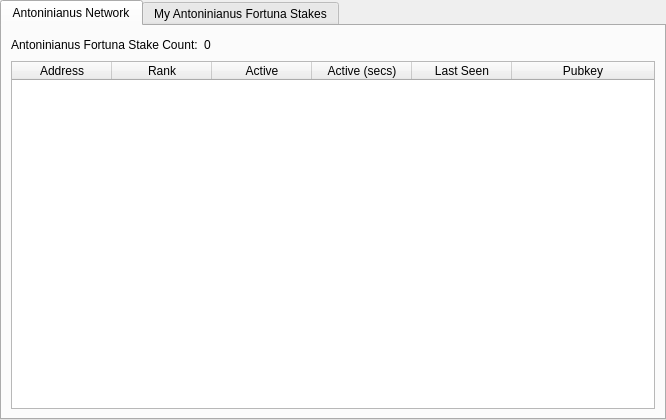
<?xml version="1.0" encoding="UTF-8"?>
<ui version="4.0">
 <class>FortunastakeManager</class>
 <widget class="QWidget" name="FortunastakeManager">
  <property name="geometry">
   <rect>
    <x>0</x>
    <y>0</y>
    <width>666</width>
    <height>420</height>
   </rect>
  </property>
  <property name="windowTitle">
   <string>Form</string>
  </property>
  <layout class="QVBoxLayout" name="topLayout">
   <property name="leftMargin">
    <number>0</number>
   </property>
   <property name="topMargin">
    <number>0</number>
   </property>
   <property name="rightMargin">
    <number>0</number>
   </property>
   <property name="bottomMargin">
    <number>0</number>
   </property>
   <item>
    <layout class="QVBoxLayout" name="verticalLayout">
     <property name="bottomMargin">
      <number>0</number>
     </property>
     <item>
      <widget class="QTabWidget" name="tabWidget">
       <property name="currentIndex">
        <number>0</number>
       </property>
       <property name="movable">
        <bool>true</bool>
       </property>
       <widget class="QWidget" name="tab">
        <attribute name="title">
         <string>Antoninianus Network</string>
        </attribute>
        <layout class="QGridLayout" name="gridLayout">
         <item row="1" column="0">
          <widget class="QTableWidget" name="tableWidget">
           <property name="editTriggers">
            <set>QAbstractItemView::NoEditTriggers</set>
           </property>
           <property name="alternatingRowColors">
            <bool>true</bool>
           </property>
           <property name="selectionBehavior">
            <enum>QAbstractItemView::SelectRows</enum>
           </property>
           <attribute name="horizontalHeaderStretchLastSection">
            <bool>true</bool>
           </attribute>
           <column>
            <property name="text">
             <string>Address</string>
            </property>
           </column>
           <column>
            <property name="text">
             <string>Rank</string>
            </property>
           </column>
           <column>
            <property name="text">
             <string>Active</string>
            </property>
           </column>
           <column>
            <property name="text">
             <string>Active (secs)</string>
            </property>
           </column>
           <column>
            <property name="text">
             <string>Last Seen</string>
            </property>
           </column>
           <column>
            <property name="text">
             <string>Pubkey</string>
            </property>
           </column>
          </widget>
         </item>
         <item row="0" column="0">
          <layout class="QHBoxLayout" name="horizontalLayout_3">
           <property name="bottomMargin">
            <number>0</number>
           </property>
           <item>
            <widget class="QLabel" name="label_2">
             <property name="text">
              <string>Antoninianus Fortuna Stake Count:</string>
             </property>
            </widget>
           </item>
           <item>
            <widget class="QLabel" name="countLabel">
             <property name="text">
              <string>0</string>
             </property>
            </widget>
           </item>
           <item>
            <spacer name="horizontalSpacer_3">
             <property name="orientation">
              <enum>Qt::Horizontal</enum>
             </property>
             <property name="sizeHint" stdset="0">
              <size>
               <width>40</width>
               <height>20</height>
              </size>
             </property>
            </spacer>
           </item>
          </layout>
         </item>
        </layout>
       </widget>
       <widget class="QWidget" name="tab_2">
        <attribute name="title">
         <string>My Antoninianus Fortuna Stakes</string>
        </attribute>
        <layout class="QGridLayout" name="gridLayout_2">
         <item row="0" column="0">
          <layout class="QVBoxLayout" name="verticalLayout_2">
           <property name="bottomMargin">
            <number>0</number>
           </property>
           <item>
            <layout class="QHBoxLayout" name="horizontalLayout">
             <item>
              <widget class="QPushButton" name="copyAddressButton">
               <property name="text">
                <string>Copy &amp;Address</string>
               </property>
              </widget>
             </item>
             <item>
              <spacer name="horizontalSpacer">
               <property name="orientation">
                <enum>Qt::Horizontal</enum>
               </property>
               <property name="sizeHint" stdset="0">
                <size>
                 <width>40</width>
                 <height>20</height>
                </size>
               </property>
              </spacer>
             </item>
             <item>
              <widget class="QPushButton" name="createButton">
               <property name="text">
                <string>&amp;Create...</string>
               </property>
              </widget>
             </item>
            </layout>
           </item>
           <item>
            <widget class="QTableWidget" name="tableWidget_2">
             <property name="sizePolicy">
              <sizepolicy hsizetype="Expanding" vsizetype="Expanding">
               <horstretch>0</horstretch>
               <verstretch>0</verstretch>
              </sizepolicy>
             </property>
             <property name="verticalScrollBarPolicy">
              <enum>Qt::ScrollBarAsNeeded</enum>
             </property>
             <property name="horizontalScrollBarPolicy">
              <enum>Qt::ScrollBarAsNeeded</enum>
             </property>
             <property name="sizeAdjustPolicy">
              <enum>QAbstractScrollArea::AdjustIgnored</enum>
             </property>
             <property name="autoScroll">
              <bool>true</bool>
             </property>
             <property name="editTriggers">
              <set>QAbstractItemView::NoEditTriggers</set>
             </property>
             <property name="alternatingRowColors">
              <bool>true</bool>
             </property>
             <property name="selectionMode">
              <enum>QAbstractItemView::SingleSelection</enum>
             </property>
             <property name="selectionBehavior">
              <enum>QAbstractItemView::SelectRows</enum>
             </property>
             <attribute name="horizontalHeaderDefaultSectionSize">
              <number>80</number>
             </attribute>
             <attribute name="horizontalHeaderMinimumSectionSize">
              <number>50</number>
             </attribute>
             <attribute name="horizontalHeaderStretchLastSection">
              <bool>true</bool>
             </attribute>
             <column>
              <property name="text">
               <string>Alias</string>
              </property>
             </column>
             <column>
              <property name="text">
               <string>IP</string>
              </property>
             </column>
             <column>
              <property name="text">
               <string>Rank</string>
              </property>
             </column>
             <column>
              <property name="text">
               <string>Status</string>
              </property>
             </column>
             <column>
              <property name="text">
               <string>Payments</string>
              </property>
             </column>
             <column>
              <property name="text">
               <string>Collateral Address</string>
              </property>
             </column>
            </widget>
           </item>
           <item>
            <layout class="QHBoxLayout" name="horizontalLayout_2">
             <property name="bottomMargin">
              <number>0</number>
             </property>
             <item>
              <widget class="QPushButton" name="editButton">
               <property name="enabled">
                <bool>false</bool>
               </property>
               <property name="text">
                <string>&amp;Edit</string>
               </property>
              </widget>
             </item>
             <item>
              <widget class="QPushButton" name="getConfigButton">
               <property name="text">
                <string>&amp;Get Config</string>
               </property>
              </widget>
             </item>
             <item>
              <widget class="QPushButton" name="removeButton">
               <property name="text">
                <string>&amp;Remove</string>
               </property>
              </widget>
             </item>
             <item>
              <spacer name="horizontalSpacer_2">
               <property name="orientation">
                <enum>Qt::Horizontal</enum>
               </property>
               <property name="sizeType">
                <enum>QSizePolicy::Minimum</enum>
               </property>
               <property name="sizeHint" stdset="0">
                <size>
                 <width>40</width>
                 <height>20</height>
                </size>
               </property>
              </spacer>
             </item>
             <item>
              <widget class="QPushButton" name="startButton">
               <property name="text">
                <string>&amp;Start</string>
               </property>
              </widget>
             </item>
             <item>
              <widget class="QPushButton" name="stopButton">
               <property name="text">
                <string>Sto&amp;p</string>
               </property>
              </widget>
             </item>
             <item>
              <widget class="QPushButton" name="startAllButton">
               <property name="text">
                <string>S&amp;tart All</string>
               </property>
              </widget>
             </item>
             <item>
              <widget class="QPushButton" name="stopAllButton">
               <property name="text">
                <string>St&amp;op All</string>
               </property>
              </widget>
             </item>
            </layout>
           </item>
           <item>
            <layout class="QHBoxLayout" name="horizontalLayout_4">
             <property name="bottomMargin">
              <number>0</number>
             </property>
            </layout>
           </item>
           <item>
            <layout class="QHBoxLayout" name="horizontalLayout_5">
             <property name="bottomMargin">
              <number>0</number>
             </property>
            </layout>
           </item>
          </layout>
         </item>
        </layout>
       </widget>
      </widget>
     </item>
    </layout>
   </item>
  </layout>
 </widget>
 <resources/>
 <connections/>
</ui>
